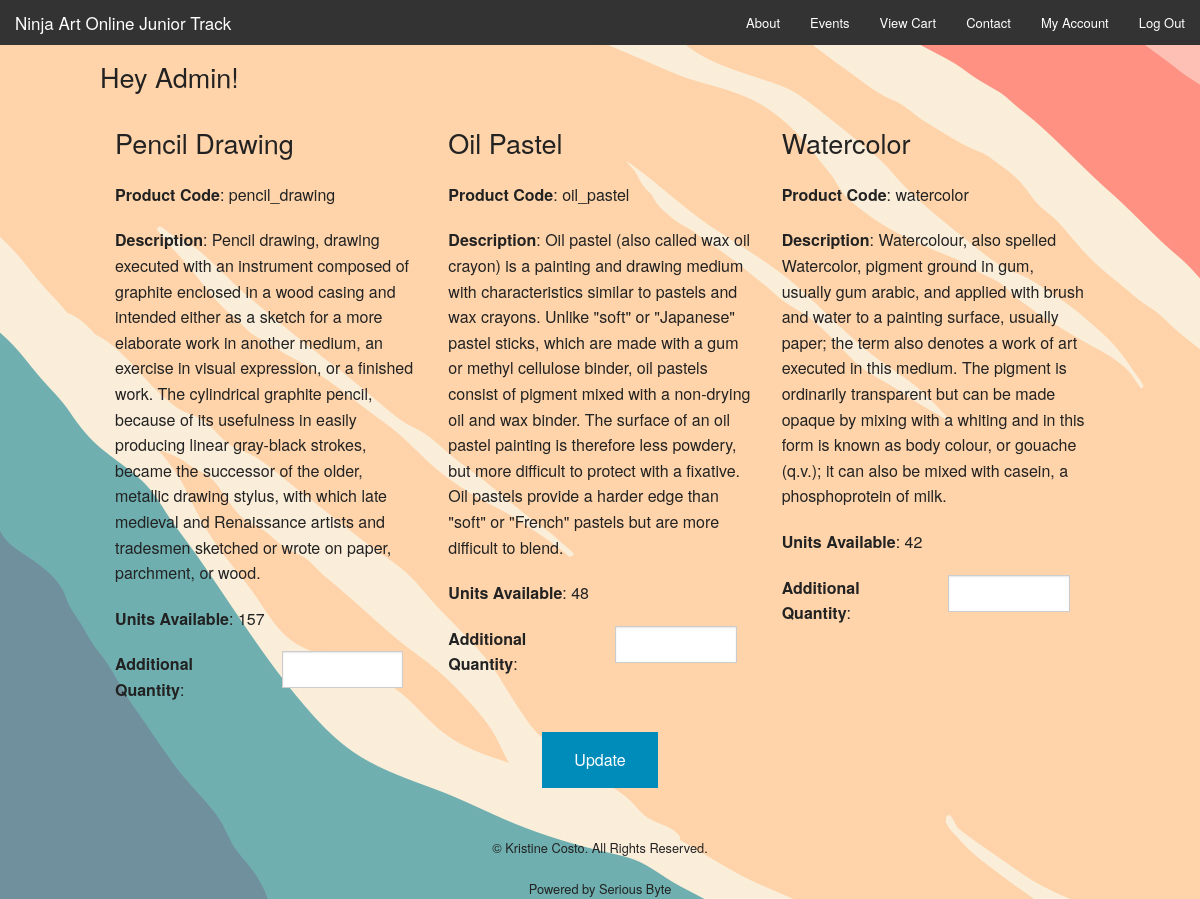
The page /views/admin.php (signed in) on the database its author committed.
### tables this page shows
CREATE TABLE `products` (
  `id` int(11) NOT NULL,
  `product_code` varchar(60) NOT NULL,
  `product_name` varchar(60) NOT NULL,
  `product_desc` longtext NOT NULL,
  `product_img_name` varchar(65000) NOT NULL,
  `qty` int(5) NOT NULL,
  `price` decimal(10,2) NOT NULL
);

### views/admin.php (the view, shortened to what this page needs)
<?php
include '../controller/config.php';
?>
<!doctype html>
<html class="no-js" lang="en">
  <head>
    <link rel="stylesheet" href="../css/foundation.css" />
  </head>
  <body style="background-image: url(../images/ninjaartbg.jpg);">
    <nav class="top-bar" data-topbar role="navigation">
      <ul class="title-area">
        <li class="name">
          <h1><a href="../index.php">Ninja Art Online Junior Track</a></h1>
        </li>
      </ul>
      <section class="top-bar-section">
        <ul class="right">
          <li><a href="about.php">About</a></li>
          <li><a href="products.php">Events</a></li>
          <li><a href="cart.php">View Cart</a></li>
          <li><a href="contact.php">Contact</a></li>
          <?php
          if(isset($_SESSION['username'])){
            echo '<li><a href="account.php">My Account</a></li>';
            echo '<li><a href="../controller/logout.php">Log Out</a></li>';
          }
          else{
            echo '<li><a href="login.php">Log In</a></li>';
            echo '<li><a href="register.php">Register</a></li>';
          }
          ?>
        </ul>
      </section>
    </nav>
    <div class="row" style="margin-top:10px;">
      <div class="large-12">
        <h3>Hey Admin!</h3>
        <?php
          $result = $mysqli->query("SELECT * from products order by id asc");
          if($result) {
            while($obj = $result->fetch_object()) {
              echo '<div class="large-4 columns">';
              echo '<p><h3>'.$obj->product_name.'</h3></p>';
              echo '<p><strong>Product Code</strong>: '.$obj->product_code.'</p>';
              echo '<p><strong>Description</strong>: '.$obj->product_desc.'</p>';
              echo '<p><strong>Units Available</strong>: '.$obj->qty.'</p>';
              echo '<div class="large-6 columns" style="padding-left:0;">';
              echo '<form method="post" name="update-quantity" action="../controller/admin-insert-products.php">';
              echo '<p><strong>Additional Quantity</strong>:</p>';
              echo '</div>';
              echo '<div class="large-6 columns">';
              echo '<input type="number" name="quantity[]"/>';
              echo '</div>';
              echo '</div>';
            }
          }
        ?>
      </div>
    </div>
    <div class="row" style="margin-top:10px;">
      <div class="small-12">
        <center><p><input style="clear:both;" type="submit" class="button" value="Update"></p></center>
          </div>
        </div>
        <footer style="margin-top:10px;">
           <p style="text-align:center; font-size:0.8em;">&copy; Kristine Costo. All Rights Reserved.</p>
           <p style="text-align:center; font-size:0.8em;">Powered by Serious Byte</p>
        </footer>
  </body>
</html>

### rows shown on the page
products: product_name "Pencil Drawing", product_code "pencil_drawing", product_desc "Pencil drawing, drawing executed with an instrument composed of graphite enclosed in a wood casing and intended either as a sketch for a more elaborate work in another medium, an exercise in visual expression, or a finished work. The cylindrical graphite pencil, because of its usefulness in easily producing linear gray-black strokes, became the successor of the older, metallic drawing stylus, with which late medieval and Renaissance artists and tradesmen sketched or wrote on paper, parchment, or wood.", qty "157"
products: product_name "Oil Pastel", product_code "oil_pastel", product_desc "Oil pastel (also called wax oil crayon) is a painting and drawing medium with characteristics similar to pastels and wax crayons. Unlike \"soft\" or \"Japanese\" pastel sticks, which are made with a gum or methyl cellulose binder, oil pastels consist of pigment mixed with a non-drying oil and wax binder. The surface of an oil pastel painting is therefore less powdery, but more difficult to protect with a fixative. Oil pastels provide a harder edge than \"soft\" or \"French\" pastels but are more difficult to blend.", qty "48"
products: product_name "Watercolor", product_code "watercolor", product_desc "Watercolour, also spelled Watercolor, pigment ground in gum, usually gum arabic, and applied with brush and water to a painting surface, usually paper; the term also denotes a work of art executed in this medium. The pigment is ordinarily transparent but can be made opaque by mixing with a whiting and in this form is known as body colour, or gouache (q.v.); it can also be mixed with casein, a phosphoprotein of milk.", qty "42"
